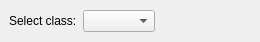
<ui version="4.0" >
 <author></author>
 <comment></comment>
 <exportmacro></exportmacro>
 <class>QtObjectClassSelectionWidget</class>
 <widget class="QWidget" name="QtObjectClassSelectionWidget" >
  <property name="geometry" >
   <rect>
    <x>0</x>
    <y>0</y>
    <width>260</width>
    <height>42</height>
   </rect>
  </property>
  <property name="windowTitle" >
   <string>Form</string>
  </property>
  <layout class="QVBoxLayout" >
   <property name="margin" >
    <number>9</number>
   </property>
   <property name="spacing" >
    <number>6</number>
   </property>
   <item>
    <layout class="QHBoxLayout" >
     <property name="margin" >
      <number>0</number>
     </property>
     <property name="spacing" >
      <number>6</number>
     </property>
     <item>
      <widget class="QLabel" name="selectClassLabel" >
       <property name="text" >
        <string>Select class:</string>
       </property>
      </widget>
     </item>
     <item>
      <widget class="QComboBox" name="qtObjectClassCB" />
     </item>
     <item>
      <spacer>
       <property name="orientation" >
        <enum>Qt::Horizontal</enum>
       </property>
       <property name="sizeHint" >
        <size>
         <width>40</width>
         <height>20</height>
        </size>
       </property>
      </spacer>
     </item>
    </layout>
   </item>
  </layout>
 </widget>
 <pixmapfunction></pixmapfunction>
 <resources/>
 <connections/>
</ui>
